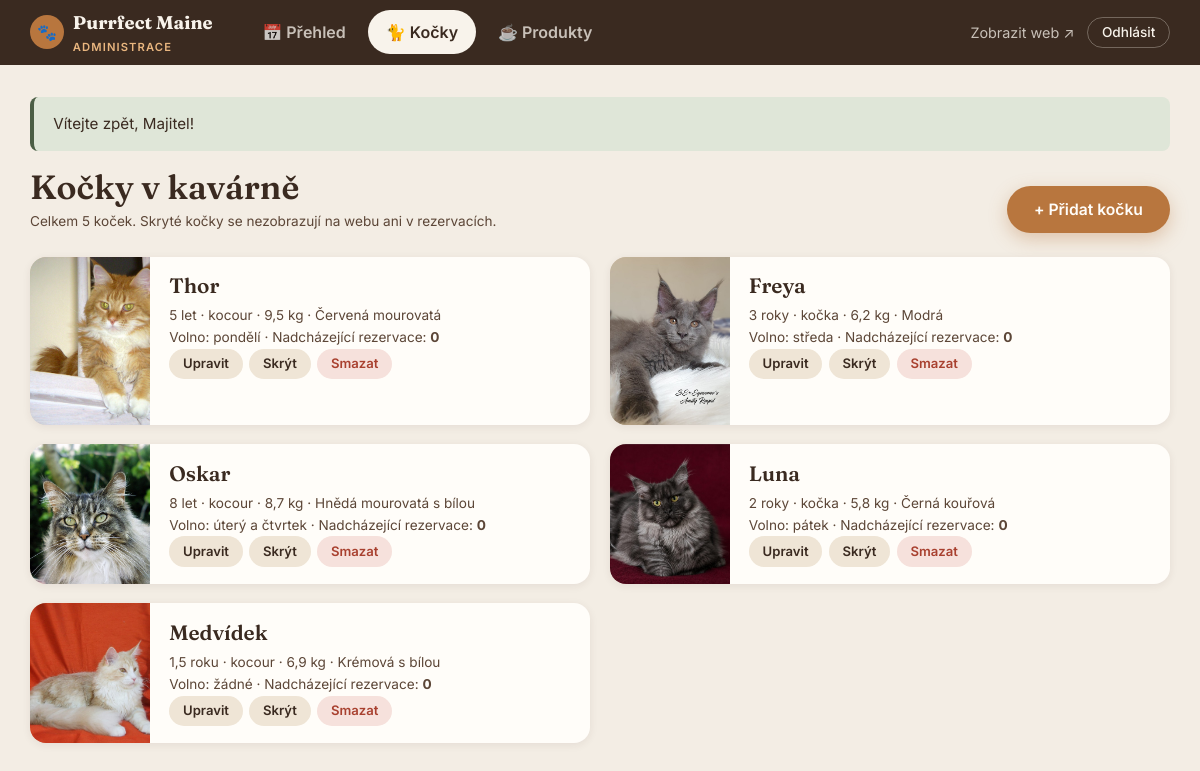
The page /admin/cats.php (signed in) on the database its author committed.
### tables this page shows
CREATE TABLE IF NOT EXISTS cats (
  id                INT UNSIGNED AUTO_INCREMENT PRIMARY KEY,
  name              VARCHAR(60)  NOT NULL,
  nickname          VARCHAR(100) NOT NULL DEFAULT '',
  tag_label         VARCHAR(60)  NOT NULL DEFAULT '',       
  age_years         DECIMAL(3,1) NOT NULL,
  sex               ENUM('kocour', 'kočka') NOT NULL,
  weight_kg         DECIMAL(4,1) NOT NULL,
  color             VARCHAR(80)  NOT NULL,
  personality       TEXT NOT NULL,
  favorite_activity TEXT NOT NULL,
  favorite_treat    VARCHAR(255) NOT NULL DEFAULT '',
  dislikes          VARCHAR(255) NOT NULL DEFAULT '',
  story             TEXT NULL,
  trait_cuddly      TINYINT UNSIGNED NOT NULL DEFAULT 5,    
  trait_playful     TINYINT UNSIGNED NOT NULL DEFAULT 5,
  trait_talkative   TINYINT UNSIGNED NOT NULL DEFAULT 5,
  trait_energy      TINYINT UNSIGNED NOT NULL DEFAULT 5,
  rest_days         VARCHAR(20)  NOT NULL DEFAULT '',       
  tags              VARCHAR(100) NOT NULL DEFAULT '',       
  highlights        VARCHAR(255) NOT NULL DEFAULT '',       
  photo             VARCHAR(500) NOT NULL DEFAULT '',       
  is_active         TINYINT(1) NOT NULL DEFAULT 1,
  sort_order        INT NOT NULL DEFAULT 0,
  created_at        DATETIME NOT NULL DEFAULT CURRENT_TIMESTAMP
);

### includes/bootstrap.php (called while the page is built, shortened)
<?php
require_once __DIR__ . '/../conn.php';
function db(): connector
{
    global $db;
    return $db;
}
function e(?string $value): string
{
    return htmlspecialchars((string) $value, ENT_QUOTES | ENT_SUBSTITUTE, 'UTF-8');
}
function url(string $path = ''): string
{
    return BASE_URL . '/' . ltrim($path, '/');
}
function photo_url(?string $photo): string
{
    return preg_match('~^https?://~i', $photo) ? $photo : url($photo);
}
function take_flashes(): array
{
    $messages = $_SESSION['flash'] ?? [];
    return $messages;
}
function current_user(): ?array
{
    static $user = false;
    if ($user === false) {
        $user = null;
        if (!empty($_SESSION['user_id'])) {
            $user = db()->fetchOne('SELECT id, name, email, role FROM users WHERE id = ?', [$_SESSION['user_id']]);
        }
    }
    return $user;
}
function require_login(): array
{
    $user = current_user();
    return $user;
}
function require_admin(): array
{
    $user = require_login();
    return $user;
}
function format_age(float $years): string
{
    if (floor($years) != $years) {
        return str_replace('.', ',', rtrim(rtrim(number_format($years, 1, '.', ''), '0'), '.')) . ' roku';
    }
    $n = (int) $years;
    if ($n >= 2 && $n <= 4) return "$n roky";
    return "$n let";
}
function format_weight(float $kg): string
{
    return str_replace('.', ',', rtrim(rtrim(number_format($kg, 1, '.', ''), '0'), '.')) . ' kg';
}
function parse_days(?string $csv): array
{
    if ($csv === null || $csv === '') {
        return [];
    }
    return array_map('intval', explode(',', $csv));
}
function days_label(array $days): string
{
    $names = array_map(fn ($d) => DAY_NAMES[$d] ?? '', $days);
    if (count($names) <= 1) {
        return $names[0] ?? '';
    }
    $last = array_pop($names);
    return implode(', ', $names) . ' a ' . $last;
}

### conn.php (called while the page is built, shortened)
<?php
class connector
{
    private $conn;
    public function __construct($host, $user, $password, $dbname)
    {
        try {
            $this->conn = new mysqli($host, $user, $password, $dbname);
            $this->conn->set_charset('utf8mb4');
        } catch (Exception $e) {
            die("Chyba: " . $e->getMessage());
        }
    }
    private function run($sql, array $params = [])
    {
        $stmt = $this->conn->prepare($sql);
        if (!$stmt->execute($params ?: null)) {
            throw new Exception("Chyba dotazu na databázi: " . $stmt->error);
        }
        return $stmt;
    }
    public function fetchAll($sql, array $params = [])
    {
        $result = $this->run($sql, $params)->get_result();
        return $result ? $result->fetch_all(MYSQLI_ASSOC) : [];
    }
    public function fetchOne($sql, array $params = [])
    {
        $result = $this->run($sql, $params)->get_result();
        return ($result ? $result->fetch_assoc() : null) ?: null;
    }
}
$db = new connector("", "", "", "");

### admin/cats.php (the view, shortened to what this page needs)
<?php
require __DIR__ . '/../includes/bootstrap.php';
require_admin();
$cats = db()->fetchAll(
    "SELECT c.*,
       (SELECT COUNT(*) FROM reservations r
        WHERE r.cat_id = c.id AND r.status = 'confirmed' AND r.visit_date >= CURDATE()) AS upcoming
     FROM cats c ORDER BY c.sort_order, c.name"
);
$adminTab = 'cats';
require __DIR__ . '/../includes/admin_header.php';
?>
    <div class="admin-toolbar">
      <div>
        <h1 class="admin-title">Kočky v kavárně</h1>
        <p class="form-note">Celkem <?= count($cats) ?> koček. Skryté kočky se nezobrazují na webu ani v rezervacích.</p>
      </div>
      <a href="<?= e(url('admin/cat-form.php')) ?>" class="btn btn-primary">+ Přidat kočku</a>
    </div>
    <?php if (!$cats): ?>
      <div class="empty-state">
        <div class="icon" aria-hidden="true">🐈</div>
        <p>Zatím tu nejsou žádné kočky.</p>
      </div>
    <?php else: ?>
      <div class="admin-cards">
        <?php foreach ($cats as $cat): ?>
          <article class="admin-card<?= $cat['is_active'] ? '' : ' row-muted' ?>">
            <div class="admin-card-photo">
              <?php if ($cat['photo']): ?>
                <img src="<?= e(photo_url($cat['photo'])) ?>" alt="" loading="lazy">
              <?php else: ?>
                <span aria-hidden="true">🐈</span>
              <?php endif; ?>
            </div>
            <div class="admin-card-body">
              <h3><?= e($cat['name']) ?>
              </h3>
              <p class="form-note">
                <?= e(format_age((float) $cat['age_years'])) ?> · <?= e($cat['sex']) ?> · <?= e(format_weight((float) $cat['weight_kg'])) ?> · <?= e($cat['color']) ?><br>
                Volno: <?= e(days_label(parse_days($cat['rest_days'])) ?: 'žádné') ?> ·
                Nadcházející rezervace: <strong><?= (int) $cat['upcoming'] ?></strong>
              </p>
              <div class="admin-card-actions">
                <a href="<?= e(url('admin/cat-form.php?id=' . (int) $cat['id'])) ?>" class="btn btn-small btn-ghost">Upravit</a>
                <form method="post">
                  <button type="submit" name="action" value="toggle" class="btn btn-small btn-ghost"><?= $cat['is_active'] ? 'Skrýt' : 'Zobrazit' ?></button>
                </form>
                <form method="post" data-confirm="Opravdu odstranit kočku <?= e($cat['name']) ?>? Profil i fotka budou smazány.">
                  <button type="submit" name="action" value="delete" class="btn btn-small btn-danger">Smazat</button>
                </form>
              </div>
            </div>
          </article>
        <?php endforeach; ?>
      </div>
    <?php endif; ?>
<?php require __DIR__ . '/../includes/admin_footer.php'; ?>

### includes/admin_header.php (shortened to what this page needs)
<?php
$user = current_user();
$adminTab = $adminTab ?? '';
$tabs = [
    'overview' => ['admin/index.php', '📅', 'Přehled'],
    'cats'     => ['admin/cats.php', '🐈', 'Kočky'],
    'products' => ['admin/products.php', '☕', 'Produkty'],
];
?>
<!DOCTYPE html>
<html lang="cs">
<head>
  <link rel="stylesheet" href="<?= e(url('style.css')) ?>">
</head>
<body class="admin-body">
  <header class="admin-bar">
    <div class="container admin-bar-inner">
      <a href="<?= e(url('admin/index.php')) ?>" class="logo admin-logo">
        <span class="logo-mark" aria-hidden="true">🐾</span>
        <span>Purrfect Maine <small>Administrace</small></span>
      </a>
      <nav class="admin-nav" aria-label="Administrace">
        <?php foreach ($tabs as $key => [$path, $icon, $label]): ?>
          <a href="<?= e(url($path)) ?>"<?= $adminTab === $key ? ' aria-current="page"' : '' ?>>
            <span aria-hidden="true"><?= $icon ?></span> <?= $label ?>
          </a>
        <?php endforeach; ?>
      </nav>
      <div class="admin-user">
        <a href="<?= e(url('index.php')) ?>" class="admin-link" target="_blank" rel="noopener">Zobrazit web ↗</a>
        <form method="post" action="<?= e(url('logout.php')) ?>">
          <button type="submit" class="admin-logout" title="Odhlásit <?= e($user['email']) ?>">Odhlásit</button>
        </form>
      </div>
    </div>
  </header>
  <main class="admin-main">
    <div class="container">
      <?php foreach (take_flashes() as $f): ?>
        <div class="flash flash-<?= e($f['type']) ?>" role="status"><?= e($f['message']) ?></div>
      <?php endforeach; ?>

### includes/admin_footer.php (shortened to what this page needs)
    </div>
  </main>
</body>
</html>

### rows shown on the page
cats: photo (picture), name "Thor", age_years "5 let", sex "kocour", weight_kg "9,5 kg", color "Červená mourovatá", rest_days "pondělí", upcoming "0", is_active "Skrýt"
cats: photo (picture), name "Freya", age_years "3 roky", sex "kočka", weight_kg "6,2 kg", color "Modrá", rest_days "středa", upcoming "0", is_active "Skrýt"
cats: photo (picture), name "Oskar", age_years "8 let", sex "kocour", weight_kg "8,7 kg", color "Hnědá mourovatá s bílou", rest_days "úterý a čtvrtek", upcoming "0", is_active "Skrýt"
cats: photo (picture), name "Luna", age_years "2 roky", sex "kočka", weight_kg "5,8 kg", color "Černá kouřová", rest_days "pátek", upcoming "0", is_active "Skrýt"
cats: photo (picture), name "Medvídek", age_years "1,5 roku", sex "kocour", weight_kg "6,9 kg", color "Krémová s bílou", rest_days "žádné", upcoming "0", is_active "Skrýt"

### other values the page prints
$icon "📅"
$label "Přehled"
$icon "🐈"
$label "Kočky"
$icon "☕"
$label "Produkty"
$f['message'] "Vítejte zpět, Majitel!"
count($cats) "5"
